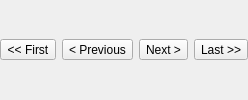
    <widget class="QWidget" name="WorkflowControlWidget" native="true">
     <layout class="QHBoxLayout" name="horizontalLayout">
      <property name="leftMargin">
       <number>0</number>
      </property>
      <property name="rightMargin">
       <number>0</number>
      </property>
      <item>
       <widget class="QToolButton" name="FirstPageToolButton">
        <property name="enabled">
         <bool>true</bool>
        </property>
        <property name="text">
         <string>&lt;&lt; First</string>
        </property>
       </widget>
      </item>
      <item>
       <widget class="QToolButton" name="PreviousPageToolButton">
        <property name="sizePolicy">
         <sizepolicy hsizetype="Expanding" vsizetype="Fixed">
          <horstretch>0</horstretch>
          <verstretch>0</verstretch>
         </sizepolicy>
        </property>
        <property name="minimumSize">
         <size>
          <width>20</width>
          <height>0</height>
         </size>
        </property>
        <property name="text">
         <string>&lt; Previous</string>
        </property>
       </widget>
      </item>
      <item>
       <widget class="QToolButton" name="NextPageToolButton">
        <property name="sizePolicy">
         <sizepolicy hsizetype="Expanding" vsizetype="Fixed">
          <horstretch>0</horstretch>
          <verstretch>0</verstretch>
         </sizepolicy>
        </property>
        <property name="minimumSize">
         <size>
          <width>20</width>
          <height>0</height>
         </size>
        </property>
        <property name="text">
         <string>Next &gt;</string>
        </property>
       </widget>
      </item>
      <item>
       <widget class="QToolButton" name="LastPageToolButton">
        <property name="enabled">
         <bool>true</bool>
        </property>
        <property name="text">
         <string>Last &gt;&gt;</string>
        </property>
       </widget>
      </item>
     </layout>
    </widget>
